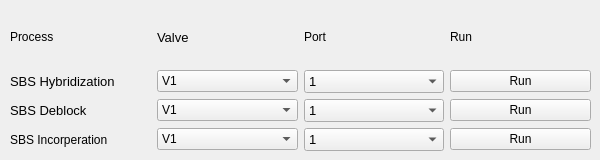
         <widget class="QWidget" name="tab_12">
          <attribute name="title">
           <string>SBS</string>
          </attribute>
          <widget class="QWidget" name="layoutWidget_19">
           <property name="geometry">
            <rect>
             <x>10</x>
             <y>10</y>
             <width>581</width>
             <height>141</height>
            </rect>
           </property>
           <layout class="QGridLayout" name="gridLayout_14">
            <item row="0" column="0">
             <widget class="QLabel" name="sbsincorperationreagentvalvelabel">
              <property name="text">
               <string>Process</string>
              </property>
             </widget>
            </item>
            <item row="0" column="1">
             <widget class="QLabel" name="sbsreagentvalvelabel">
              <property name="font">
               <font>
                <pointsize>10</pointsize>
               </font>
              </property>
              <property name="frameShape">
               <enum>QFrame::NoFrame</enum>
              </property>
              <property name="text">
               <string>Valve</string>
              </property>
             </widget>
            </item>
            <item row="0" column="2">
             <widget class="QLabel" name="sbsdeblockreagentvalvelabel">
              <property name="text">
               <string>Port</string>
              </property>
             </widget>
            </item>
            <item row="0" column="3">
             <widget class="QLabel" name="sbsincorperationreagentvalvelabel_2">
              <property name="text">
               <string>Run</string>
              </property>
             </widget>
            </item>
            <item row="1" column="0">
             <widget class="QLabel" name="sbshybridizationlabel">
              <property name="font">
               <font>
                <pointsize>10</pointsize>
               </font>
              </property>
              <property name="acceptDrops">
               <bool>true</bool>
              </property>
              <property name="text">
               <string>SBS Hybridization</string>
              </property>
             </widget>
            </item>
            <item row="1" column="1">
             <widget class="QComboBox" name="sbsHybValveSB">
              <item>
               <property name="text">
                <string>V1</string>
               </property>
              </item>
              <item>
               <property name="text">
                <string>V2</string>
               </property>
              </item>
              <item>
               <property name="text">
                <string>V3</string>
               </property>
              </item>
             </widget>
            </item>
            <item row="1" column="2">
             <widget class="QComboBox" name="sbsHybPortSB">
              <property name="font">
               <font>
                <pointsize>10</pointsize>
               </font>
              </property>
              <item>
               <property name="text">
                <string>1</string>
               </property>
              </item>
              <item>
               <property name="text">
                <string>2</string>
               </property>
              </item>
              <item>
               <property name="text">
                <string>3</string>
               </property>
              </item>
              <item>
               <property name="text">
                <string>4</string>
               </property>
              </item>
              <item>
               <property name="text">
                <string>5</string>
               </property>
              </item>
              <item>
               <property name="text">
                <string>6</string>
               </property>
              </item>
              <item>
               <property name="text">
                <string>7</string>
               </property>
              </item>
              <item>
               <property name="text">
                <string>8</string>
               </property>
              </item>
             </widget>
            </item>
            <item row="1" column="3">
             <widget class="QPushButton" name="sbsHybPB">
              <property name="text">
               <string>Run</string>
              </property>
             </widget>
            </item>
            <item row="2" column="0">
             <widget class="QLabel" name="sbsdeblocklabel">
              <property name="font">
               <font>
                <pointsize>10</pointsize>
               </font>
              </property>
              <property name="text">
               <string>SBS Deblock</string>
              </property>
             </widget>
            </item>
            <item row="2" column="1">
             <widget class="QComboBox" name="sbsDebValveSB">
              <item>
               <property name="text">
                <string>V1</string>
               </property>
              </item>
              <item>
               <property name="text">
                <string>V2</string>
               </property>
              </item>
              <item>
               <property name="text">
                <string>V3</string>
               </property>
              </item>
             </widget>
            </item>
            <item row="2" column="2">
             <widget class="QComboBox" name="sbsDebPortSB">
              <property name="font">
               <font>
                <pointsize>10</pointsize>
               </font>
              </property>
              <item>
               <property name="text">
                <string>1</string>
               </property>
              </item>
              <item>
               <property name="text">
                <string>2</string>
               </property>
              </item>
              <item>
               <property name="text">
                <string>3</string>
               </property>
              </item>
              <item>
               <property name="text">
                <string>4</string>
               </property>
              </item>
              <item>
               <property name="text">
                <string>5</string>
               </property>
              </item>
              <item>
               <property name="text">
                <string>6</string>
               </property>
              </item>
              <item>
               <property name="text">
                <string>7</string>
               </property>
              </item>
              <item>
               <property name="text">
                <string>8</string>
               </property>
              </item>
             </widget>
            </item>
            <item row="2" column="3">
             <widget class="QPushButton" name="sbsDebPB">
              <property name="text">
               <string>Run</string>
              </property>
             </widget>
            </item>
            <item row="3" column="0">
             <widget class="QLabel" name="sbsincorperationlabel">
              <property name="text">
               <string>SBS Incorperation</string>
              </property>
             </widget>
            </item>
            <item row="3" column="1">
             <widget class="QComboBox" name="sbsIncValveSB">
              <item>
               <property name="text">
                <string>V1</string>
               </property>
              </item>
              <item>
               <property name="text">
                <string>V2</string>
               </property>
              </item>
              <item>
               <property name="text">
                <string>V3</string>
               </property>
              </item>
             </widget>
            </item>
            <item row="3" column="2">
             <widget class="QComboBox" name="sbsIncPortSB">
              <property name="font">
               <font>
                <pointsize>10</pointsize>
               </font>
              </property>
              <item>
               <property name="text">
                <string>1</string>
               </property>
              </item>
              <item>
               <property name="text">
                <string>2</string>
               </property>
              </item>
              <item>
               <property name="text">
                <string>3</string>
               </property>
              </item>
              <item>
               <property name="text">
                <string>4</string>
               </property>
              </item>
              <item>
               <property name="text">
                <string>5</string>
               </property>
              </item>
              <item>
               <property name="text">
                <string>6</string>
               </property>
              </item>
              <item>
               <property name="text">
                <string>7</string>
               </property>
              </item>
              <item>
               <property name="text">
                <string>8</string>
               </property>
              </item>
             </widget>
            </item>
            <item row="3" column="3">
             <widget class="QPushButton" name="sbsIncPB">
              <property name="text">
               <string>Run</string>
              </property>
             </widget>
            </item>
           </layout>
          </widget>
         </widget>
